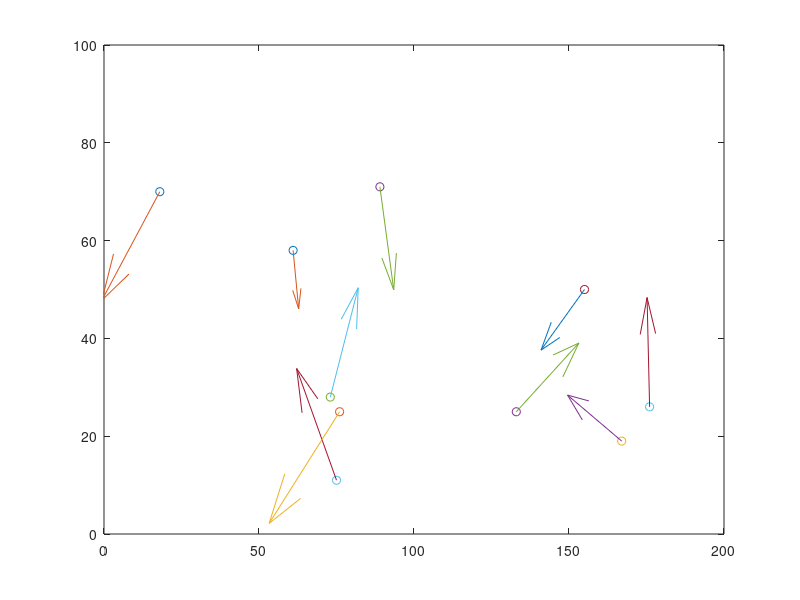

Write MATLAB code to recreate this figure.
clc;clear;close all

T = 300; %k temperature
K = 1.38064852e-23;% J/k boltzmann const
me= 9.10938356e-31; % kg mass of electron 
Eme= 0.26* me;% kg effective mass of electron
vth = sqrt(3*K*T/Eme);% m/s thermal volocity

N = 10; %number of electons
dimx =200;%nm
dimy =100;%nm
xpos = randi(dimx+1,1,N)-1;% nm electron position
ypos = randi(dimy+1,1,N)-1;% nm electron position
vx   = zeros(1,N);
vy   = zeros(1,N);

% positions particals untill there are no overlaps
while (length(xpos) ~= length(unique(xpos))) && (length(ypos) ~= length(unique(ypos)))
    xpos = randi(dimx+1,1,N)-1;
    ypos = randi(dimy+1,1,N)-1;
end

vx = vth* cos(rand(1,N)*2*pi);
vy = vth* sin(rand(1,N)*2*pi);


% plots the 
for i =1:N
plot(xpos(:,i),ypos(:,i),'o')
hold on
quiver(xpos(:,i),ypos(:,i),vx(i),vy(i),0.0001)

end
xlim([0,dimx])
ylim([0,dimy])
hold off